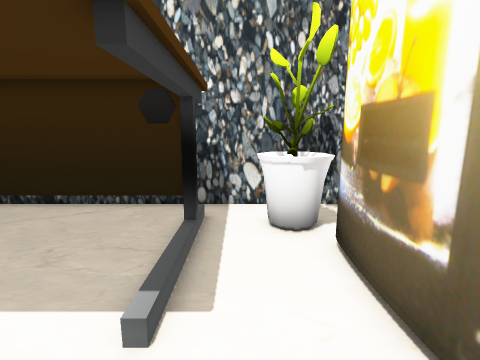
View 1 (above)

12 first-person views from a walk through a scene from a Unity 3-D project. The camera is 1.4 m above the floor, tilts 10° down and sees 85° across. The floor is counted in squares, 0.5 m on a side. Each view is taken from the middle of a square. On the plan, view 1 faces up. The plan holds only what a view shows up to about 19 squares ahead; the rest is blank. Some animated figures are not drawn.

View 2
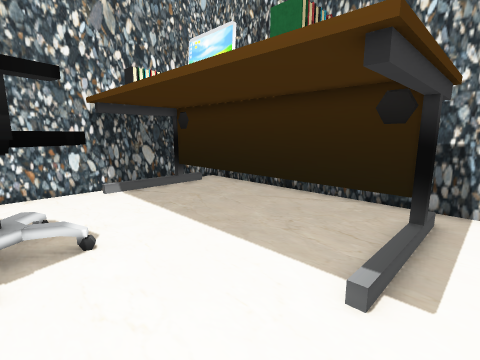

View 3
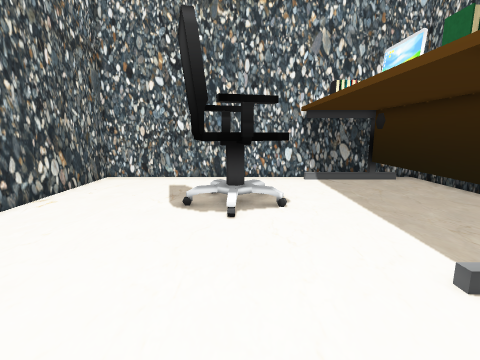

View 4
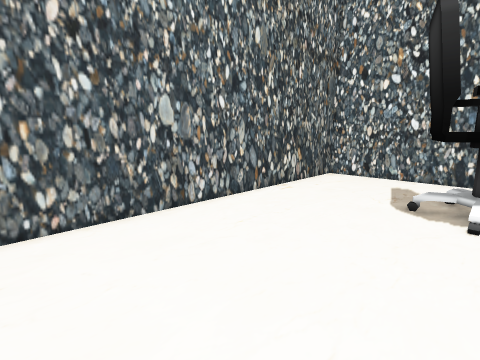

View 5
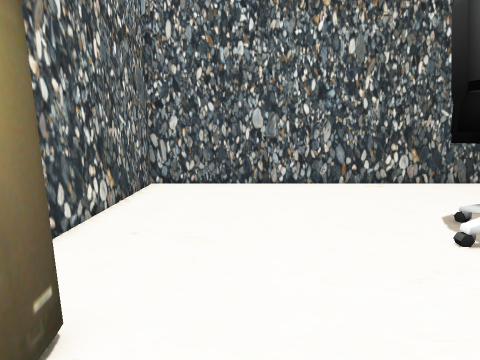

View 6
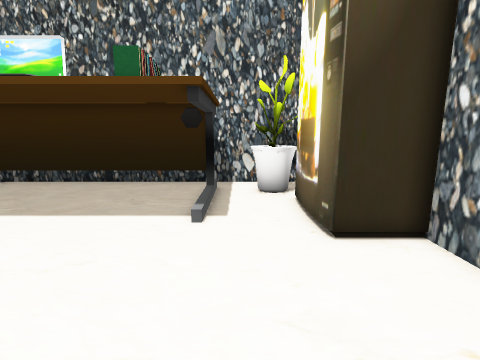

View 7
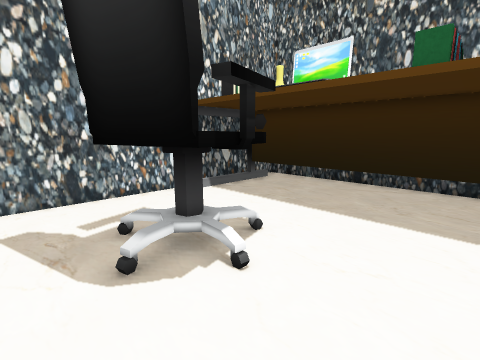

View 8
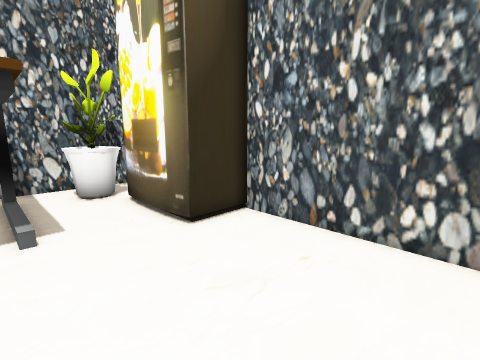

View 9
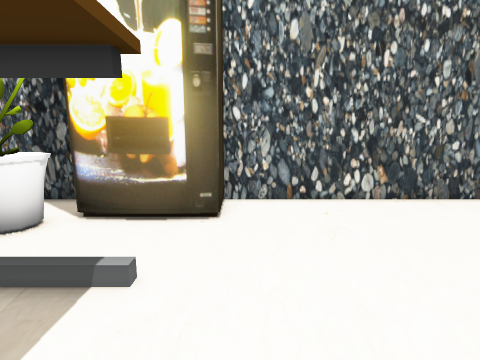

View 10
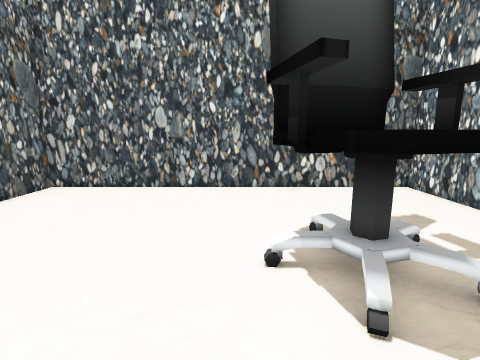

View 11
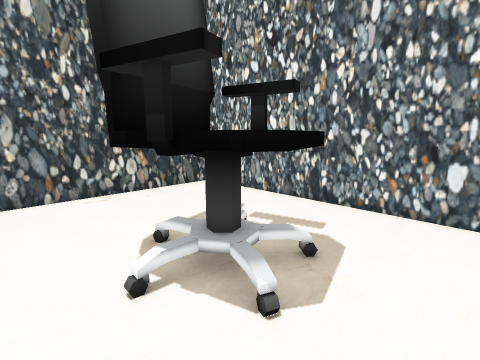

View 12
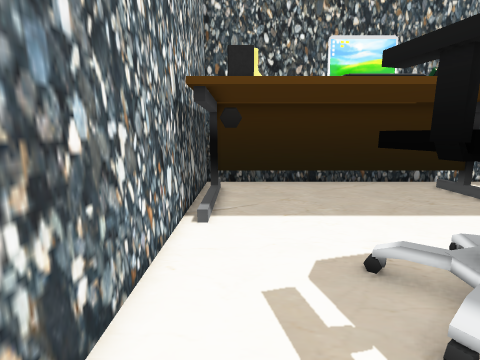

### Floor plan
Key: @ floor where view 1 was taken; # wall or solid block; . floor; C chair; O other object.
Columns run from 14 left of view 1 to 5 right of it. Each row starts with its distance up from view 1.
 10 ####################
  9 #..............OO..#
  8 #..............OOO.#
  7 #OOOOOOOOOOOOO.OOO.
  6 #...............##
  5 #...............#
  4 #...............#
  3 #...............#
  2 #...............####
  1 #.....CC...........#
  0 #....CCCC.....@....#
 -1 #....CCCC..........#
 -2 #....CCCC..........#
 -3 #....CCC...........#
 -4 #..................#
 -5 #..................#
 -6 #..................#
 -7 #..................#
 -8 #..................#
 -9 #..................#
-10 ####################

Where each view was taken, in squares from view 1:
view 1: 0 up, 0 right, facing up
view 2: 1 down, 0 right, facing up-left
view 3: 1 down, 3 right, facing left
view 4: 1 down, 4 right, facing down-left
view 5: 5 up, 0 right, facing down
view 6: 5 down, 0 right, facing up
view 7: 5 down, 2 left, facing up-left
view 8: 5 down, 2 left, facing up-right
view 9: 1 up, 6 left, facing right
view 10: 4 up, 5 left, facing down
view 11: 3 up, 4 left, facing down-left
view 12: 5 down, 12 left, facing up
